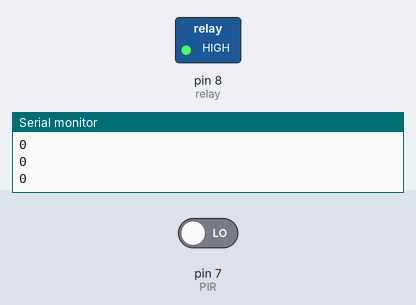
Recording of a sketch running on a simulated Arduino Uno, built with avr-gcc and run on an emulated ATmega328P. Shown: switched loads named in the sketch (green lamp = pin HIGH), the last lines printed to the serial monitor. Inputs (shaded band) come from the test bench; at power-on: pin 7 (PIR) LOW.

Above: at 1.2 s.
1.3 s: pin 7 (PIR) driven HIGH
At 2.3 s:
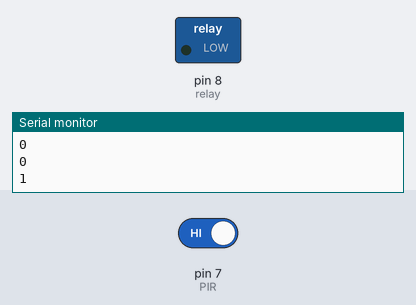
Timing chart, 0 to 4.3 s (numbered marks = the images above; inputs shaded):
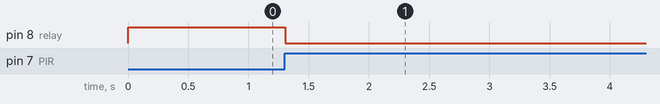

The sketch:

Relay_PIR.ino
```cpp
byte PIR = 7;
byte relay = 8;
byte val = 0;
void setup() {
  // put your setup code here, to run once:
  pinMode(PIR, INPUT);
  pinMode(relay, OUTPUT);
  Serial.begin(9600);
}

void loop() {
  // put your main code here, to run repeatedly:
  val = digitalRead(PIR);
  Serial.println(val);
  if(val == HIGH){
    digitalWrite(relay, LOW);
    delay(10000);
  }else{
    digitalWrite(relay, HIGH);
  }
}
```

Measured:
- after the input at 1.3 s, pin 8 (relay): HIGH → LOW at once
